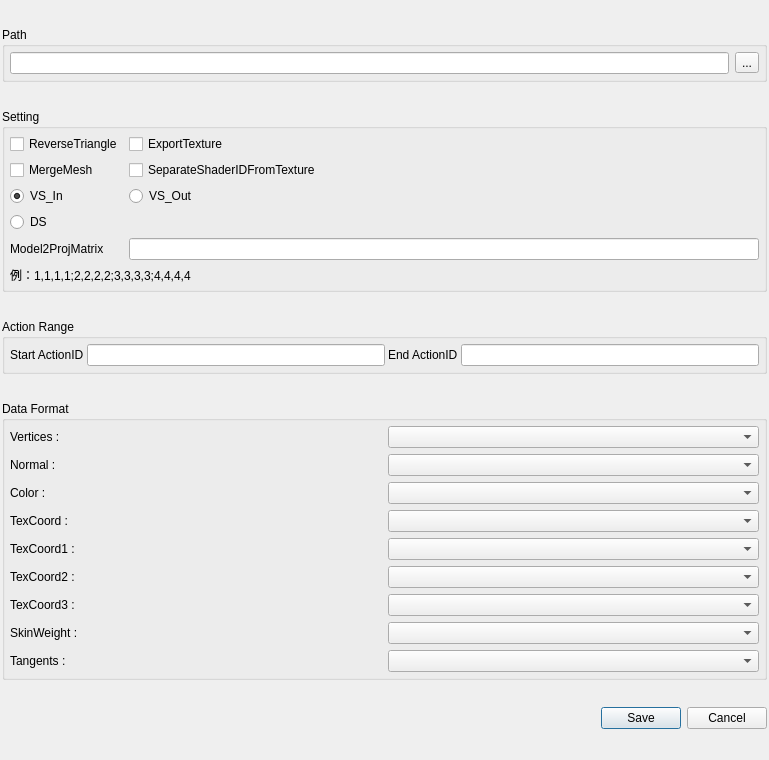
<?xml version="1.0" encoding="UTF-8"?>
<ui version="4.0">
 <class>ExportMeshSetting</class>
 <widget class="QDialog" name="ExportMeshSetting">
  <property name="geometry">
   <rect>
    <x>0</x>
    <y>0</y>
    <width>769</width>
    <height>760</height>
   </rect>
  </property>
  <property name="sizePolicy">
   <sizepolicy hsizetype="Preferred" vsizetype="Minimum">
    <horstretch>0</horstretch>
    <verstretch>0</verstretch>
   </sizepolicy>
  </property>
  <property name="minimumSize">
   <size>
    <width>400</width>
    <height>0</height>
   </size>
  </property>
  <property name="windowTitle">
   <string>ExportMeshSetting</string>
  </property>
  <property name="modal">
   <bool>true</bool>
  </property>
  <layout class="QVBoxLayout" name="verticalLayout_2">
   <property name="spacing">
    <number>2</number>
   </property>
   <property name="leftMargin">
    <number>2</number>
   </property>
   <property name="topMargin">
    <number>2</number>
   </property>
   <property name="rightMargin">
    <number>2</number>
   </property>
   <property name="bottomMargin">
    <number>2</number>
   </property>
   <item>
    <widget class="QGroupBox" name="PathGroup">
     <property name="sizePolicy">
      <sizepolicy hsizetype="Preferred" vsizetype="Fixed">
       <horstretch>0</horstretch>
       <verstretch>0</verstretch>
      </sizepolicy>
     </property>
     <property name="title">
      <string>Path</string>
     </property>
     <layout class="QHBoxLayout" name="horizontalLayout">
      <property name="leftMargin">
       <number>5</number>
      </property>
      <property name="topMargin">
       <number>5</number>
      </property>
      <property name="rightMargin">
       <number>5</number>
      </property>
      <property name="bottomMargin">
       <number>5</number>
      </property>
      <item>
       <widget class="QLineEdit" name="filename"/>
      </item>
      <item>
       <widget class="QToolButton" name="browse">
        <property name="text">
         <string>...</string>
        </property>
       </widget>
      </item>
     </layout>
    </widget>
   </item>
   <item>
    <widget class="QGroupBox" name="saveTextureGroup">
     <property name="sizePolicy">
      <sizepolicy hsizetype="Preferred" vsizetype="Fixed">
       <horstretch>0</horstretch>
       <verstretch>0</verstretch>
      </sizepolicy>
     </property>
     <property name="title">
      <string>Setting</string>
     </property>
     <layout class="QGridLayout" name="gridLayout_2">
      <property name="leftMargin">
       <number>5</number>
      </property>
      <property name="topMargin">
       <number>5</number>
      </property>
      <property name="rightMargin">
       <number>5</number>
      </property>
      <property name="bottomMargin">
       <number>5</number>
      </property>
      <item row="3" column="0">
       <widget class="QCheckBox" name="MergeMeshCheckBox">
        <property name="text">
         <string>MergeMesh</string>
        </property>
       </widget>
      </item>
      <item row="5" column="0">
       <widget class="QRadioButton" name="DSBtn">
        <property name="text">
         <string>DS</string>
        </property>
       </widget>
      </item>
      <item row="2" column="1">
       <widget class="QCheckBox" name="ExportTexCheckBox">
        <property name="text">
         <string>ExportTexture</string>
        </property>
       </widget>
      </item>
      <item row="3" column="1">
       <widget class="QCheckBox" name="separateShaderIdCheckBox">
        <property name="text">
         <string>SeparateShaderIDFromTexture</string>
        </property>
       </widget>
      </item>
      <item row="4" column="0">
       <widget class="QRadioButton" name="VSInBtn">
        <property name="text">
         <string>VS_In</string>
        </property>
        <property name="checked">
         <bool>true</bool>
        </property>
       </widget>
      </item>
      <item row="2" column="0">
       <widget class="QCheckBox" name="reverseTriangle">
        <property name="text">
         <string>ReverseTriangle</string>
        </property>
        <property name="checked">
         <bool>false</bool>
        </property>
       </widget>
      </item>
      <item row="4" column="1">
       <widget class="QRadioButton" name="VSOutBtn">
        <property name="text">
         <string>VS_Out</string>
        </property>
       </widget>
      </item>
      <item row="6" column="0">
       <widget class="QLabel" name="label">
        <property name="text">
         <string>Model2ProjMatrix</string>
        </property>
       </widget>
      </item>
      <item row="6" column="1">
       <widget class="QLineEdit" name="InverseMat"/>
      </item>
      <item row="7" column="0" colspan="2">
       <widget class="QLabel" name="label_2">
        <property name="text">
         <string>例：1,1,1,1;2,2,2,2;3,3,3,3;4,4,4,4</string>
        </property>
       </widget>
      </item>
     </layout>
    </widget>
   </item>
   <item>
    <widget class="QGroupBox" name="actionRange">
     <property name="sizePolicy">
      <sizepolicy hsizetype="Preferred" vsizetype="Fixed">
       <horstretch>0</horstretch>
       <verstretch>0</verstretch>
      </sizepolicy>
     </property>
     <property name="title">
      <string>Action Range</string>
     </property>
     <layout class="QVBoxLayout" name="verticalLayout">
      <property name="spacing">
       <number>3</number>
      </property>
      <property name="leftMargin">
       <number>5</number>
      </property>
      <property name="topMargin">
       <number>5</number>
      </property>
      <property name="rightMargin">
       <number>5</number>
      </property>
      <property name="bottomMargin">
       <number>5</number>
      </property>
      <item>
       <layout class="QHBoxLayout" name="alphaLayout2">
        <item>
         <widget class="QLabel" name="blackLabel">
          <property name="text">
           <string>Start ActionID</string>
          </property>
         </widget>
        </item>
        <item>
         <widget class="QLineEdit" name="blackPoint"/>
        </item>
        <item>
         <widget class="QLabel" name="whiteLabel">
          <property name="text">
           <string>End ActionID</string>
          </property>
         </widget>
        </item>
        <item>
         <widget class="QLineEdit" name="whitePoint"/>
        </item>
       </layout>
      </item>
     </layout>
    </widget>
   </item>
   <item>
    <widget class="QGroupBox" name="dataFormatGroup">
     <property name="sizePolicy">
      <sizepolicy hsizetype="Preferred" vsizetype="Fixed">
       <horstretch>0</horstretch>
       <verstretch>0</verstretch>
      </sizepolicy>
     </property>
     <property name="title">
      <string>Data Format</string>
     </property>
     <layout class="QGridLayout" name="gridLayout">
      <property name="leftMargin">
       <number>5</number>
      </property>
      <property name="topMargin">
       <number>5</number>
      </property>
      <property name="rightMargin">
       <number>5</number>
      </property>
      <property name="bottomMargin">
       <number>5</number>
      </property>
      <item row="6" column="0">
       <widget class="QLabel" name="texCoord2label">
        <property name="text">
         <string>TexCoord2 :</string>
        </property>
       </widget>
      </item>
      <item row="4" column="0">
       <widget class="QLabel" name="texCoordlabel">
        <property name="text">
         <string>TexCoord :</string>
        </property>
       </widget>
      </item>
      <item row="3" column="1">
       <widget class="QComboBox" name="ColorCbx"/>
      </item>
      <item row="2" column="0">
       <widget class="QLabel" name="normallabel">
        <property name="text">
         <string>Normal :</string>
        </property>
       </widget>
      </item>
      <item row="5" column="1">
       <widget class="QComboBox" name="texCoord1Cbx"/>
      </item>
      <item row="0" column="1">
       <widget class="QComboBox" name="verticesCbx"/>
      </item>
      <item row="6" column="1">
       <widget class="QComboBox" name="texCoord2Cbx"/>
      </item>
      <item row="9" column="0">
       <widget class="QLabel" name="tangentlabel">
        <property name="text">
         <string>Tangents :</string>
        </property>
       </widget>
      </item>
      <item row="4" column="1">
       <widget class="QComboBox" name="texCoordCbx"/>
      </item>
      <item row="2" column="1">
       <widget class="QComboBox" name="normalCbx"/>
      </item>
      <item row="0" column="0">
       <widget class="QLabel" name="verticesLabel">
        <property name="text">
         <string>Vertices :</string>
        </property>
       </widget>
      </item>
      <item row="3" column="0">
       <widget class="QLabel" name="colorLabel">
        <property name="text">
         <string>Color :</string>
        </property>
       </widget>
      </item>
      <item row="8" column="1">
       <widget class="QComboBox" name="skinWeightCbx"/>
      </item>
      <item row="8" column="0">
       <widget class="QLabel" name="skinWeightlabel">
        <property name="text">
         <string>SkinWeight :</string>
        </property>
       </widget>
      </item>
      <item row="5" column="0">
       <widget class="QLabel" name="texCoord1label">
        <property name="text">
         <string>TexCoord1 :</string>
        </property>
       </widget>
      </item>
      <item row="9" column="1">
       <widget class="QComboBox" name="TangentsCbx"/>
      </item>
      <item row="7" column="0">
       <widget class="QLabel" name="texCoord3label">
        <property name="text">
         <string>TexCoord3 :</string>
        </property>
       </widget>
      </item>
      <item row="7" column="1">
       <widget class="QComboBox" name="texCoord3Cbx"/>
      </item>
     </layout>
    </widget>
   </item>
   <item>
    <widget class="QDialogButtonBox" name="saveCancelButtons">
     <property name="orientation">
      <enum>Qt::Horizontal</enum>
     </property>
     <property name="standardButtons">
      <set>QDialogButtonBox::Cancel|QDialogButtonBox::Save</set>
     </property>
     <property name="centerButtons">
      <bool>false</bool>
     </property>
    </widget>
   </item>
  </layout>
 </widget>
 <resources/>
 <connections/>
</ui>
